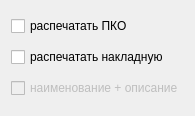
<?xml version="1.0" encoding="UTF-8"?>
<ui version="4.0">
 <class>tabSalePopupForm</class>
 <widget class="QWidget" name="tabSalePopupForm">
  <property name="geometry">
   <rect>
    <x>0</x>
    <y>0</y>
    <width>180</width>
    <height>116</height>
   </rect>
  </property>
  <property name="windowTitle">
   <string>Form</string>
  </property>
  <layout class="QGridLayout" name="gridLayout">
   <item row="0" column="0">
    <widget class="QCheckBox" name="checkBoxPrintCheck">
     <property name="text">
      <string>распечатать ПКО</string>
     </property>
    </widget>
   </item>
   <item row="1" column="0">
    <widget class="QCheckBox" name="checkBoxPrintDoc">
     <property name="text">
      <string>распечатать накладную</string>
     </property>
    </widget>
   </item>
   <item row="2" column="0">
    <widget class="QCheckBox" name="checkBoxShowItemDescr">
     <property name="enabled">
      <bool>false</bool>
     </property>
     <property name="text">
      <string>наименование + описание</string>
     </property>
    </widget>
   </item>
  </layout>
 </widget>
 <resources/>
 <connections/>
 <slots>
  <slot>clearComboBoxOffice()</slot>
  <slot>clearComboBoxStatus()</slot>
  <slot>clearComboBoxEmployee()</slot>
  <slot>clearComboBoxClients()</slot>
  <slot>clearComboBoxX()</slot>
 </slots>
</ui>
